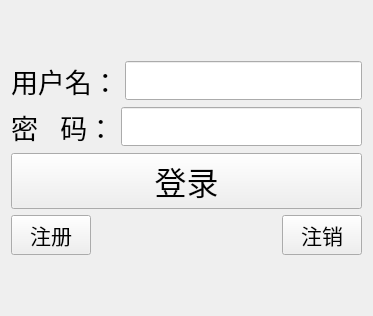
<?xml version="1.0" encoding="UTF-8"?>
<ui version="4.0">
 <class>TcpClient</class>
 <widget class="QWidget" name="TcpClient">
  <property name="geometry">
   <rect>
    <x>0</x>
    <y>0</y>
    <width>373</width>
    <height>316</height>
   </rect>
  </property>
  <property name="windowTitle">
   <string>TcpClient</string>
  </property>
  <layout class="QVBoxLayout" name="verticalLayout_2">
   <item>
    <layout class="QVBoxLayout" name="verticalLayout">
     <item>
      <layout class="QHBoxLayout" name="horizontalLayout_2">
       <item>
        <widget class="QLabel" name="name_lab">
         <property name="font">
          <font>
           <pointsize>20</pointsize>
          </font>
         </property>
         <property name="text">
          <string>用户名：</string>
         </property>
        </widget>
       </item>
       <item>
        <widget class="QLineEdit" name="name_le">
         <property name="font">
          <font>
           <pointsize>20</pointsize>
          </font>
         </property>
        </widget>
       </item>
      </layout>
     </item>
     <item>
      <layout class="QHBoxLayout" name="horizontalLayout_3">
       <item>
        <widget class="QLabel" name="pwd_lab">
         <property name="font">
          <font>
           <pointsize>20</pointsize>
          </font>
         </property>
         <property name="text">
          <string>密   码：</string>
         </property>
        </widget>
       </item>
       <item>
        <widget class="QLineEdit" name="pwd_le">
         <property name="font">
          <font>
           <pointsize>20</pointsize>
          </font>
         </property>
         <property name="echoMode">
          <enum>QLineEdit::Password</enum>
         </property>
        </widget>
       </item>
      </layout>
     </item>
     <item>
      <widget class="QPushButton" name="login_pb">
       <property name="font">
        <font>
         <pointsize>24</pointsize>
        </font>
       </property>
       <property name="text">
        <string>登录</string>
       </property>
      </widget>
     </item>
     <item>
      <layout class="QHBoxLayout" name="horizontalLayout">
       <item>
        <widget class="QPushButton" name="regist_pb">
         <property name="font">
          <font>
           <pointsize>16</pointsize>
          </font>
         </property>
         <property name="text">
          <string>注册</string>
         </property>
        </widget>
       </item>
       <item>
        <spacer name="horizontalSpacer">
         <property name="orientation">
          <enum>Qt::Horizontal</enum>
         </property>
         <property name="sizeHint" stdset="0">
          <size>
           <width>40</width>
           <height>20</height>
          </size>
         </property>
        </spacer>
       </item>
       <item>
        <widget class="QPushButton" name="cancel_pb">
         <property name="font">
          <font>
           <pointsize>16</pointsize>
          </font>
         </property>
         <property name="text">
          <string>注销</string>
         </property>
        </widget>
       </item>
      </layout>
     </item>
    </layout>
   </item>
  </layout>
 </widget>
 <tabstops>
  <tabstop>name_le</tabstop>
  <tabstop>pwd_le</tabstop>
  <tabstop>login_pb</tabstop>
  <tabstop>regist_pb</tabstop>
  <tabstop>cancel_pb</tabstop>
 </tabstops>
 <resources/>
 <connections/>
</ui>
